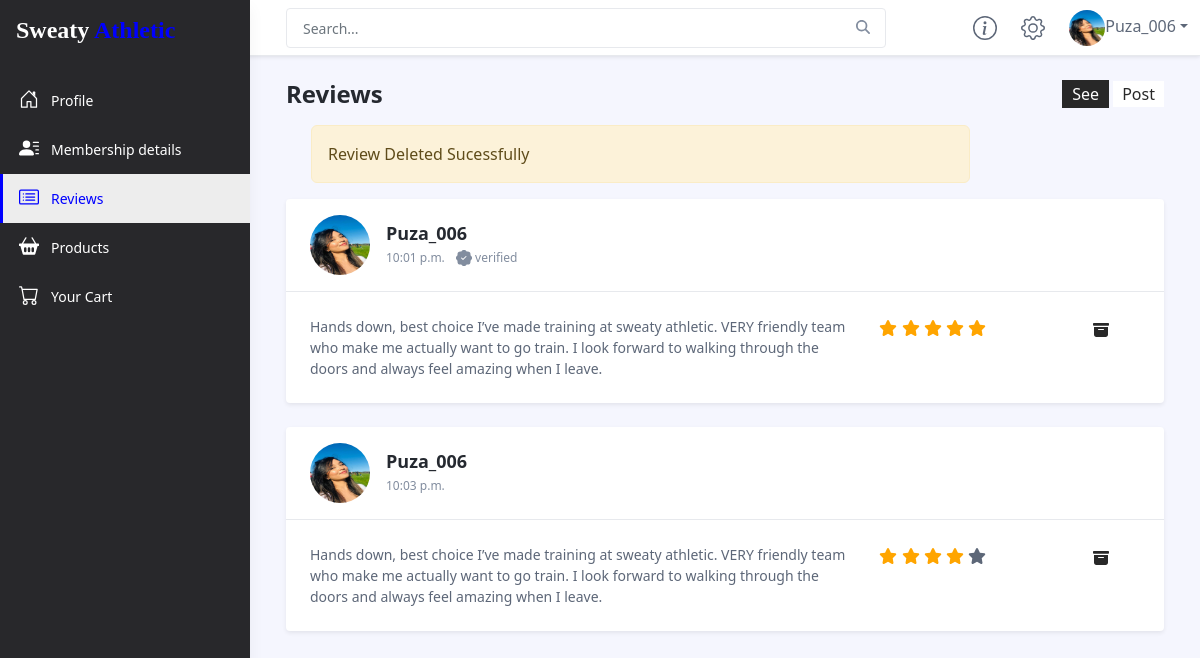
The page /customer_dashboard/reviews/?del=11 (signed in) on the database its author committed.
### accounts/models.py (models this page shows, shortened)
class CustomUser(AbstractBaseUser):
    User_Choices = (
        ("Trainer","Trainer"),
        ("Admin","Admin"),
        ("Customer","Customer")
    )
    id = models.AutoField(primary_key=True,unique=True)
    username = models.CharField(unique=True,max_length=50, verbose_name="Username")
    date_joined = models.DateTimeField(default=datetime.datetime.now)
    user_type = models.CharField(max_length = 20,choices = User_Choices,default = "Customer", verbose_name="User Type")
    is_staff = models.BooleanField(default=False)
    is_active = models.BooleanField(default=True)
    is_superuser = models.BooleanField(default=False)
    profile_image = models.ImageField(upload_to='media/profile_image/',null=True,blank=True,verbose_name='Profile Image')
    USERNAME_FIELD = "username"
    REQUIRED_FIELDS = ['user_type']
    objects = CustomUserManager()
    def __str__(self):
        return self.username

### customer/models.py (models this page shows)
class Review(models.Model):
    rate = (('1','1'),('2','2'),('3','3'),('4','4'),('5','5'))
    User = models.ForeignKey(CustomUser,on_delete=models.CASCADE,related_name='Review')
    time = models.TimeField(auto_now_add=True)
    Rating = models.CharField(max_length=3,choices=rate,verbose_name="Rating")
    content = models.TextField()
    bookmarked = models.BooleanField(default=False)
    verified = models.BooleanField(default=False)

### customer/views.py (the view, shortened to what this page needs)
# urls.py: path('reviews/',views.Reviews),
@login_required(login_url='/login/')
def Reviews(request):
    user_n = CustomUser.objects.get(username=request.user)
    rew = Review.objects.filter(User=user_n)
    print(rew)
    val=request.GET.get("type")
    pcss = ""
    scss = ""
    if val=='See':
        dis1=''
        dis2='none'
    elif val == 'Post':
        dis1='none'
        dis2=''
        pcss = "background: #282828 ; color: white;"
        scss = "background: white ; color: #282828;"
    else:
        dis1=''
        dis2='none'
    if request.GET.get('del'):
        del_rev = Review.objects.get(id=request.GET.get('del')).delete()
        status = "warning"
        message = "Review Deleted Sucessfully"
        return render(request,'customer_dashboard/reviews.html',{'act3':'active','dis1':dis1,'dis2':dis2,'pcss':pcss,'scss':scss,'status':status,'message':message,'review':rew})

### templates/customer_dashboard/reviews.html (shortened to what this page needs)
{% include 'customer_dashboard/upper.html' %}
<div class="app-wrapper">
    <div class="app-content pt-3 p-md-3 p-lg-4">
        <div class="container-xl">
            <div class="position-relative mb-3">
                <div class="row g-3 justify-content-between">
                    <div class="col-auto">
                        <h1 class="app-page-title mb-0">Reviews</h1>
                    </div>
                    <div class="col-auto">
                        <div class=" page-utilities sbtn">
                            <a href="/customer_dashboard/reviews/?type=See"><button class="btn1" style="{{scss}}">See</button></a>
                            <a href="/customer_dashboard/reviews/?type=Post"><button class="btn2" style="{{pcss}}">Post</button></a>
                        </div>
                    </div>
                </div>
            </div>
            <div class="alert alert-{{status}} d-{{obj}}" style="margin-left:25px; width:75%;" role="alert">
                {{message}}
              </div>
            <div class="d-{{dis1}}">
            {% for i in review %}
                <div class="app-card app-card-notification shadow-sm mb-4">
                    <div class="app-card-header px-4 py-3">
                        <div class="row g-3 align-items-center">
                            <div class="col-12 col-lg-auto text-center text-lg-start">
                                {%if request.user.profile_image  %}
                                        <img class="profile-image" src="{{request.user.profile_image.url}}" alt="user profile">
                                    {% else %}
                                            <path d="M11 6a3 3 0 1 1-6 0 3 3 0 0 1 6 0z"/>
                                            <path fill-rule="evenodd" d="M0 8a8 8 0 1 1 16 0A8 8 0 0 1 0 8zm8-7a7 7 0 0 0-5.468 11.37C3.242 11.226 4.805 10 8 10s4.757 1.225 5.468 2.37A7 7 0 0 0 8 1z"/>
                                        </svg>
                                    {% endif %}
                            </div>
                            <div class="col-12 col-lg-auto text-center text-lg-start">
                                <h4 class="notification-title mb-1">{{i.User.username}}</h4>
                                <ul class="notification-meta list-inline mb-0">
                                    <li class="list-inline-item">{{i.time}}</li>
                                    {% if i.verified %}
                                    <li class="list-inline-item"> verified</li>
                                    {% endif %}
                                </ul>
                            </div>
                        </div>
                    </div>
                    <div class="app-card-body p-4 row">
                        <div class="notification-content col-8">{{i.content}}</div>
                        <div class="col-3">
                            {% if i.Rating == "1" %}
                                <span class="fa fa-star checked"></span>
                                <span class="fa fa-star"></span>
                                <span class="fa fa-star"></span>
                                <span class="fa fa-star"></span>
                                <span class="fa fa-star"></span>
                            {% elif i.Rating == "2" %}
                                <span class="fa fa-star checked"></span>
                                <span class="fa fa-star checked"></span>
                                <span class="fa fa-star"></span>
                                <span class="fa fa-star"></span>
                                <span class="fa fa-star"></span>
                            {% elif i.Rating == "3" %}
                                <span class="fa fa-star checked"></span>
                                <span class="fa fa-star checked"></span>
                                <span class="fa fa-star checked"></span>
                                <span class="fa fa-star"></span>
                                <span class="fa fa-star"></span>
                            {% elif i.Rating == "4" %}
                                <span class="fa fa-star checked"></span>
                                <span class="fa fa-star checked"></span>
                                <span class="fa fa-star checked"></span>
                                <span class="fa fa-star checked"></span>
                                <span class="fa fa-star"></span>
                            {% else %}
                                <span class="fa fa-star checked"></span>
                                <span class="fa fa-star checked"></span>
                                <span class="fa fa-star checked"></span>
                                <span class="fa fa-star checked"></span>
                                <span class="fa fa-star checked"></span>
                            {% endif %}
                        </div>
                        <div class="col-1">
                            <a href="/customer_dashboard/reviews/?del={{i.id}}" class="del"></a>
                        </div>
                    </div>
                </div>
            {% endfor %}
            </div>
        </div>
    </div>
</div>
</body>
</html>

### templates/customer_dashboard/upper.html (shortened to what this page needs)
{% load static %}
<!DOCTYPE html>
<html lang="en">
<head>
    <link id="theme-style" rel="stylesheet" href="{% static 'customer_dashboard/css/portal.css' %}">
</head>
<body class="app">
    <header class="app-header fixed-top">
        <div class="app-header-inner">
	        <div class="container-fluid py-2">
		        <div class="app-header-content">
		            <div class="row justify-content-between align-items-center">
		            <div class="app-search-box col">
		                <form class="app-search-form">
							<input type="text" placeholder="Search..." name="search" class="form-control search-input">
							<button type="submit" class="btn search-btn btn-primary" value="Search"><i class="fas fa-search"></i></button>
				        </form>
		            </div>
		            <div class="app-utilities col-auto">
						<div class="app-utility-item">
				            <a href="#" title="Help">
					        </a>
					    </div>
			            <div class="app-utility-item">
				            <a href="#" title="Settings">
					        </a>
					    </div>
			            <div class="app-utility-item app-user-dropdown dropdown">
				            {%if request.user.profile_image  %}
				            	<a class="dropdown-toggle" id="user-dropdown-toggle" data-bs-toggle="dropdown" href="#" role="button" aria-expanded="false"><img class="profile-image" src="{{request.user.profile_image.url}}" alt="user profile">{{request.user}}</a>
							{% endif %}
			            </div>
		            </div>
		        </div>
	            </div>
	        </div>
        </div>
        <div id="app-sidepanel" class="app-sidepanel">
	        <div class="sidepanel-inner d-flex flex-column">
		        <div class="app-branding">
		            <a class="app-logo"><a class="navbar-brand"><h2 style="font-size: 1.5rem;font-family: 'Dancing Script', cursive;color: white;">Sweaty <span style="color:blue">Athletic</span></h2></a></a>
		        </div>
			    <nav id="app-nav-main" class="app-nav app-nav-main flex-grow-1">
				    <ul class="app-menu list-unstyled accordion" id="menu-accordion">
					    <li class="nav-item">
					        <a class="nav-link {{act1}}" href="/customer_dashboard/">
						        <span class="nav-icon">
						         </span>
		                         <span class="nav-link-text">Profile</span>
					        </a>
					    </li>
					    <li class="nav-item">
					        <a class="nav-link {{act2}}" href="/customer_dashboard/Membership_details/">
						        <span class="nav-icon">
						         </span>
		                         <span class="nav-link-text">Membership details</span>
					        </a>
					    </li>
					    <li class="nav-item">
					        <a class="nav-link {{act3}}" href="/customer_dashboard/reviews/?type=See">
						        <span class="nav-icon">
						         </span>
		                         <span class="nav-link-text">Reviews</span>
					        </a>
					    </li>
					    <li class="nav-item">
					        <a class="nav-link {{act4}}" href="/customer_dashboard/Products/">
						        <span class="nav-icon">
						         </span>
		                         <span class="nav-link-text">Products</span>
					        </a>
					    </li>
					    <li class="nav-item">
					        <a class="nav-link {{act5}}" href="/customer_dashboard/cart/">
						        <span class="nav-icon">
						         </span>
		                         <span class="nav-link-text">Your Cart</span>
					        </a>
					    </li>
				    </ul>
			    </nav>
	        </div>
	    </div>
    </header>

### templates/customer_dashboard/upper.html (style rules this page uses)
.navbar-brand { color: white; font-family: 'Dancing Script', cursive; font-size: 1rem; }

### templates/customer_dashboard/reviews.html (style rules this page uses)
.checked { color: orange; }
.del { color: #282828 ; }
a .btn1 { background: #282828 ; color: white; padding: 2px 10px 2px 10px; border: 0px; }
a .btn2 { background: white; color: #282828 ; padding: 1px 9px 1px 9px; border: 1px; }

### rows shown on the page
CustomUser: user.profile_image (picture), user "Puza_006"
Review: user.profile_image (picture), User.username "Puza_006", time "10:01 p.m.", verified True (drawn), content "Hands down, best choice I’ve made training at sweaty athletic. VERY friendly team who make me actually want to go train. I look forward to walking through the doors and always feel amazing when I leave."
Review: user.profile_image (picture), User.username "Puza_006", time "10:03 p.m.", content "Hands down, best choice I’ve made training at sweaty athletic. VERY friendly team who make me actually want to go train. I look forward to walking through the doors and always feel amazing when I leave.", Rating "4" (drawn)

### other values the page prints
{{ message }} "Review Deleted Sucessfully"
